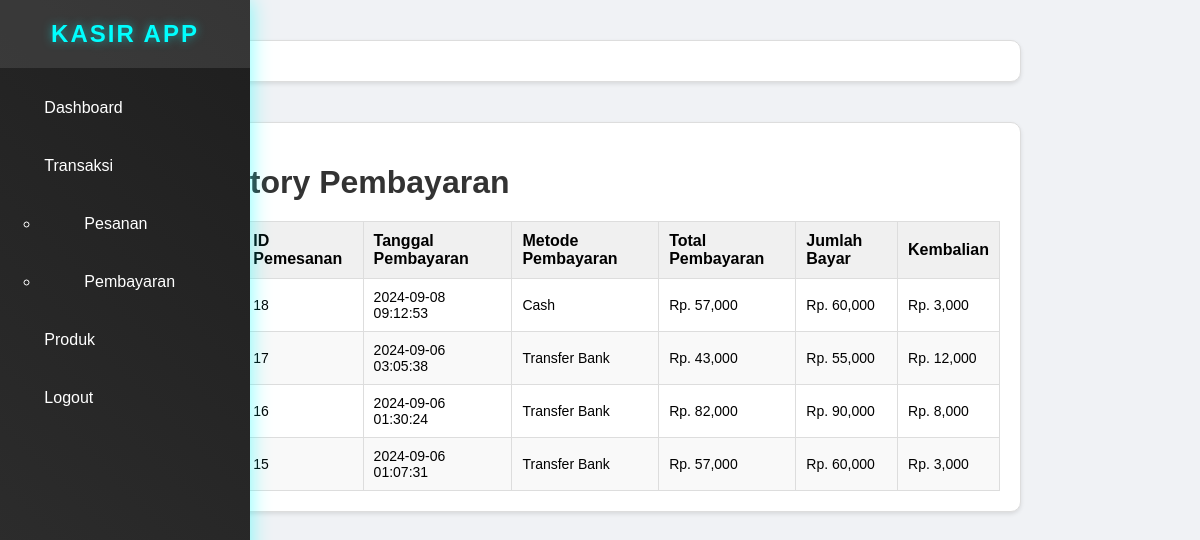
The app's page /history_pembayaran.php (signed in) with its own data.
### tables this page shows
CREATE TABLE `pembayaran` (
  `id_pembayaran` int NOT NULL,
  `tanggal_pembayaran` timestamp NOT NULL DEFAULT CURRENT_TIMESTAMP,
  `metode_pembayaran` varchar(50) NOT NULL,
  `total_pembayaran` int NOT NULL,
  `uang_bayar` int NOT NULL,
  `kembalian` int NOT NULL
);

### history_pembayaran.php (the view, shortened to what this page needs)
<?php
include "db.php";
$query = mysqli_query($db, "SELECT * FROM pembayaran ORDER BY tanggal_pembayaran DESC");
?>
<!DOCTYPE html>
<html lang="en">
<head>
    <link rel="stylesheet" href="assets/css/history_pembayaran.css">
</head>
<body>
    <?php
    include "side.php"
    ?>
<main class="container">
    <h1>History Pembayaran</h1>
    <table>
        <thead>
            <tr>
                <th>No</th>
                <th>ID Pemesanan</th>
                <th>Tanggal Pembayaran</th>
                <th>Metode Pembayaran</th>
                <th>Total Pembayaran</th>
                <th>Jumlah Bayar</th>
                <th>Kembalian</th>
            </tr>
        </thead>
        <tbody>
            <?php
            $no=1;
            while ($data = mysqli_fetch_assoc($query)) {
            ?>
            <tr>
                <td><?=$no++?></td>
                <td><?php echo $data['id_pembayaran']; ?></td>
                <td><?php echo $data['tanggal_pembayaran']; ?></td>
                <td><?php echo $data['metode_pembayaran']; ?></td>
                <td>Rp. <?php echo number_format($data['total_pembayaran']); ?></td>
                <td>Rp. <?php echo number_format($data['uang_bayar']); ?></td>
                <td>Rp. <?php echo number_format($data['kembalian']); ?></td>
            </tr>
            <?php
            }
            ?>
        </tbody>
    </table>
</main>
</body>
</html>

### assets/css/history_pembayaran.css (style rules this page uses)
body { font-family: Arial, sans-serif; background-color: #f0f2f5; }
.container { max-width: 800px; margin: 40px auto; padding: 20px; background-color: #fff; border: 1px solid #ddd; border-radius: 10px; box-shadow: 0 2px 4px rgba(0, 0, 0, 0.1); }
h1 { color: #333; margin-bottom: 20px; }
table { width: 100%; border-collapse: collapse; }
th, td { border: 1px solid #ddd; padding: 10px; text-align: left; }
th { background-color: #f0f0f0; }
td { font-size: 14px; }
tr:nth-child(even) { background-color: #f9f9f9; }

### records on screen
pembayaran: id_pembayaran "18", tanggal_pembayaran "2024-09-08 09:12:53", metode_pembayaran "Cash", total_pembayaran "57,000", uang_bayar "60,000", kembalian "3,000"
pembayaran: id_pembayaran "17", tanggal_pembayaran "2024-09-06 03:05:38", metode_pembayaran "Transfer Bank", total_pembayaran "43,000", uang_bayar "55,000", kembalian "12,000"
pembayaran: id_pembayaran "16", tanggal_pembayaran "2024-09-06 01:30:24", metode_pembayaran "Transfer Bank", total_pembayaran "82,000", uang_bayar "90,000", kembalian "8,000"
pembayaran: id_pembayaran "15", tanggal_pembayaran "2024-09-06 01:07:31", metode_pembayaran "Transfer Bank", total_pembayaran "57,000", uang_bayar "60,000", kembalian "3,000"
